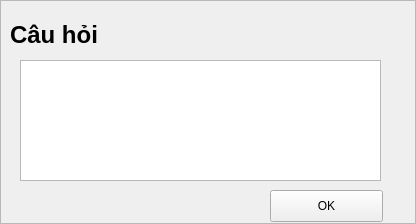
<?xml version="1.0" encoding="UTF-8"?>
<ui version="4.0">
 <class>Frame</class>
 <widget class="QFrame" name="Frame">
  <property name="geometry">
   <rect>
    <x>0</x>
    <y>0</y>
    <width>416</width>
    <height>224</height>
   </rect>
  </property>
  <property name="windowTitle">
   <string>Frame</string>
  </property>
  <property name="frameShape">
   <enum>QFrame::StyledPanel</enum>
  </property>
  <property name="frameShadow">
   <enum>QFrame::Raised</enum>
  </property>
  <widget class="QLabel" name="cau_hoi_label">
   <property name="geometry">
    <rect>
     <x>10</x>
     <y>20</y>
     <width>91</width>
     <height>31</height>
    </rect>
   </property>
   <property name="text">
    <string>&lt;html&gt;&lt;head/&gt;&lt;body&gt;&lt;p&gt;&lt;span style=&quot; font-size:18pt; font-weight:600;&quot;&gt;Câu hỏi&lt;/span&gt;&lt;/p&gt;&lt;/body&gt;&lt;/html&gt;</string>
   </property>
  </widget>
  <widget class="QTextEdit" name="cau_hoi_text_edit">
   <property name="geometry">
    <rect>
     <x>20</x>
     <y>60</y>
     <width>361</width>
     <height>121</height>
    </rect>
   </property>
  </widget>
  <widget class="QPushButton" name="ok_button">
   <property name="geometry">
    <rect>
     <x>270</x>
     <y>190</y>
     <width>113</width>
     <height>32</height>
    </rect>
   </property>
   <property name="text">
    <string>OK</string>
   </property>
  </widget>
 </widget>
 <resources/>
 <connections/>
</ui>
